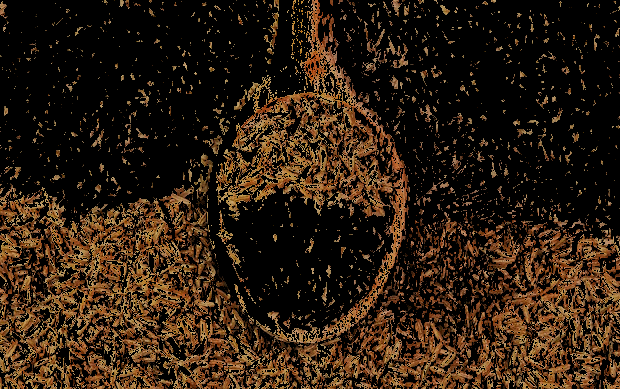
#> input picture Result.png, 620 x 389 px
$ python sep.py
#> lines starting #> are read from the running program, lines starting #| are printed output that depends on the picture
import cv2
import numpy as np
import matplotlib.pyplot as plt
from PIL import Image

Result=cv2.imread("Result.png")
#> Result is the input picture: shape (389, 620, 3); mean B, G, R 16.4, 29.8, 45.2

#Green channel seperately
plt.plot()
plt.title('G channel')
plt.ylabel('Height {}'.format(Result.shape[0]))
plt.xlabel('Width {}'.format(Result.shape[1]))
plt.imshow(Result[ : , : , 1])
plt.show()
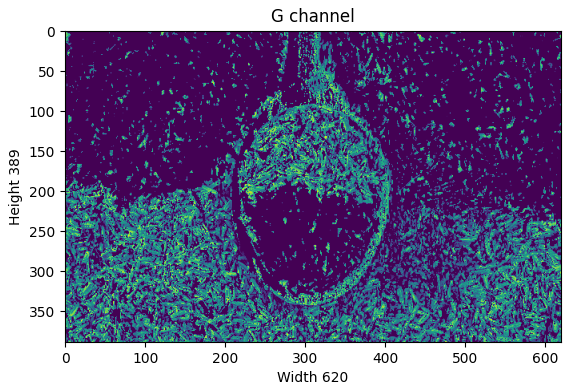
#> figure drawn by matplotlib, 1 panel

#Red channel seperately
plt.plot()
plt.title('R channel')
plt.ylabel('Height {}'.format(Result.shape[0]))
plt.xlabel('Width {}'.format(Result.shape[1]))
plt.imshow(Result[ : , : , 2])
plt.show()
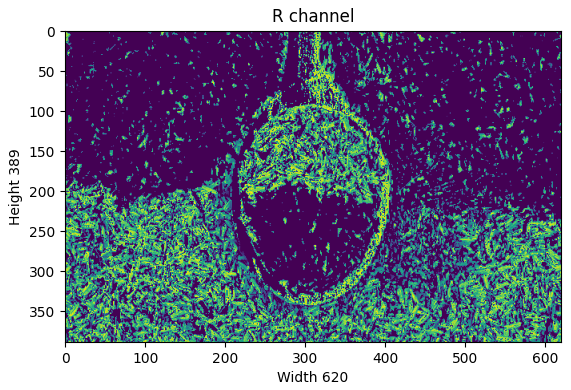
#> figure drawn by matplotlib, 1 panel

#Blue channel seperately
plt.plot()
plt.title('B channel')
plt.ylabel('Height {}'.format(Result.shape[0]))
plt.xlabel('Width {}'.format(Result.shape[1]))
plt.imshow(Result[ : , : , 0])
plt.show()
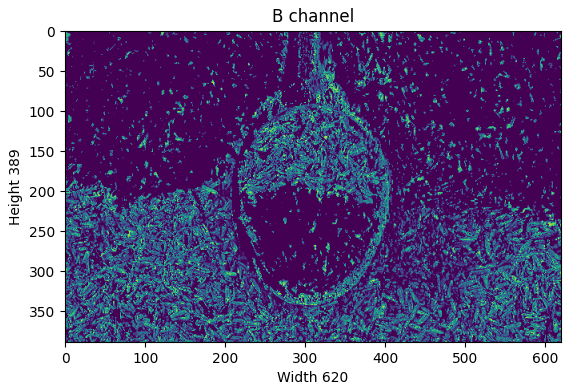
#> figure drawn by matplotlib, 1 panel
